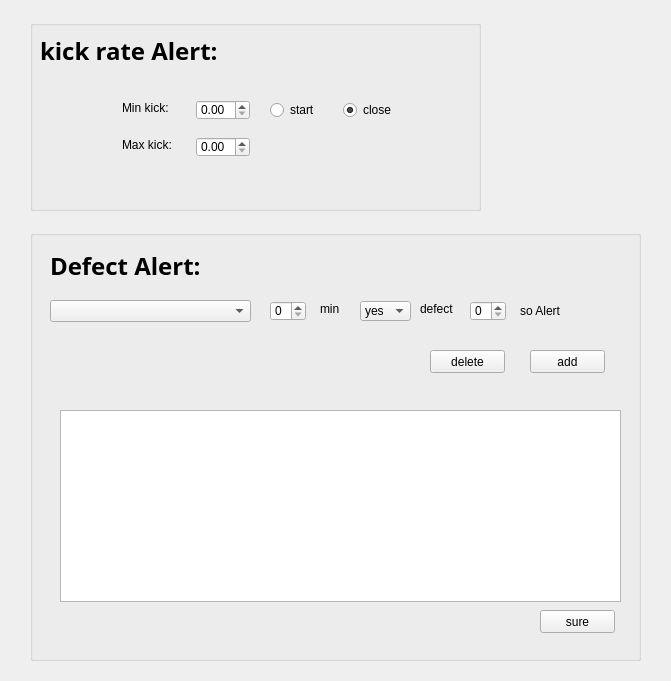
<?xml version="1.0" encoding="UTF-8"?>
<ui version="4.0">
 <class>AletrWindow</class>
 <widget class="QMainWindow" name="AletrWindow">
  <property name="geometry">
   <rect>
    <x>0</x>
    <y>0</y>
    <width>671</width>
    <height>681</height>
   </rect>
  </property>
  <property name="windowTitle">
   <string>MainWindow</string>
  </property>
  <widget class="QWidget" name="centralwidget">
   <widget class="QGroupBox" name="groupBox_2">
    <property name="geometry">
     <rect>
      <x>30</x>
      <y>230</y>
      <width>611</width>
      <height>431</height>
     </rect>
    </property>
    <property name="title">
     <string/>
    </property>
    <widget class="QComboBox" name="comboBox">
     <property name="geometry">
      <rect>
       <x>20</x>
       <y>70</y>
       <width>201</width>
       <height>22</height>
      </rect>
     </property>
    </widget>
    <widget class="QPushButton" name="pushButton_set">
     <property name="geometry">
      <rect>
       <x>500</x>
       <y>120</y>
       <width>75</width>
       <height>23</height>
      </rect>
     </property>
     <property name="text">
      <string>add</string>
     </property>
    </widget>
    <widget class="QLabel" name="label_4">
     <property name="geometry">
      <rect>
       <x>20</x>
       <y>20</y>
       <width>161</width>
       <height>31</height>
      </rect>
     </property>
     <property name="font">
      <font>
       <family>Aharoni</family>
       <pointsize>18</pointsize>
       <weight>75</weight>
       <bold>true</bold>
      </font>
     </property>
     <property name="text">
      <string>Defect Alert:</string>
     </property>
    </widget>
    <widget class="QTableView" name="tableView">
     <property name="geometry">
      <rect>
       <x>30</x>
       <y>180</y>
       <width>561</width>
       <height>192</height>
      </rect>
     </property>
    </widget>
    <widget class="QPushButton" name="pushButton_delete">
     <property name="geometry">
      <rect>
       <x>400</x>
       <y>120</y>
       <width>75</width>
       <height>23</height>
      </rect>
     </property>
     <property name="text">
      <string>delete</string>
     </property>
    </widget>
    <widget class="QPushButton" name="pushButton_Sure">
     <property name="geometry">
      <rect>
       <x>510</x>
       <y>380</y>
       <width>75</width>
       <height>23</height>
      </rect>
     </property>
     <property name="text">
      <string>sure</string>
     </property>
    </widget>
    <widget class="QSpinBox" name="spinBox">
     <property name="geometry">
      <rect>
       <x>240</x>
       <y>71</y>
       <width>36</width>
       <height>20</height>
      </rect>
     </property>
    </widget>
    <widget class="QComboBox" name="comboBox_2">
     <property name="geometry">
      <rect>
       <x>330</x>
       <y>71</y>
       <width>51</width>
       <height>20</height>
      </rect>
     </property>
     <item>
      <property name="text">
       <string>yes</string>
      </property>
     </item>
     <item>
      <property name="text">
       <string>no</string>
      </property>
     </item>
    </widget>
    <widget class="QLabel" name="label_5">
     <property name="geometry">
      <rect>
       <x>290</x>
       <y>71</y>
       <width>41</width>
       <height>16</height>
      </rect>
     </property>
     <property name="text">
      <string>min</string>
     </property>
    </widget>
    <widget class="QLabel" name="label_7">
     <property name="geometry">
      <rect>
       <x>390</x>
       <y>71</y>
       <width>51</width>
       <height>16</height>
      </rect>
     </property>
     <property name="text">
      <string>defect</string>
     </property>
    </widget>
    <widget class="QSpinBox" name="spinBox_2">
     <property name="geometry">
      <rect>
       <x>440</x>
       <y>71</y>
       <width>36</width>
       <height>20</height>
      </rect>
     </property>
    </widget>
    <widget class="QLabel" name="label_6">
     <property name="geometry">
      <rect>
       <x>490</x>
       <y>71</y>
       <width>91</width>
       <height>20</height>
      </rect>
     </property>
     <property name="text">
      <string>so Alert</string>
     </property>
    </widget>
   </widget>
   <widget class="QGroupBox" name="groupBox">
    <property name="geometry">
     <rect>
      <x>30</x>
      <y>20</y>
      <width>451</width>
      <height>191</height>
     </rect>
    </property>
    <property name="title">
     <string/>
    </property>
    <widget class="QLabel" name="label">
     <property name="geometry">
      <rect>
       <x>10</x>
       <y>10</y>
       <width>181</width>
       <height>41</height>
      </rect>
     </property>
     <property name="font">
      <font>
       <family>Aharoni</family>
       <pointsize>18</pointsize>
       <weight>75</weight>
       <bold>true</bold>
      </font>
     </property>
     <property name="text">
      <string>kick rate Alert:</string>
     </property>
    </widget>
    <widget class="QRadioButton" name="radioButton_2">
     <property name="geometry">
      <rect>
       <x>313</x>
       <y>82</y>
       <width>53</width>
       <height>16</height>
      </rect>
     </property>
     <property name="text">
      <string>close</string>
     </property>
     <property name="checked">
      <bool>true</bool>
     </property>
    </widget>
    <widget class="QLabel" name="label_3">
     <property name="geometry">
      <rect>
       <x>92</x>
       <y>80</y>
       <width>71</width>
       <height>16</height>
      </rect>
     </property>
     <property name="text">
      <string>Min kick:</string>
     </property>
    </widget>
    <widget class="QRadioButton" name="radioButton">
     <property name="geometry">
      <rect>
       <x>240</x>
       <y>82</y>
       <width>53</width>
       <height>16</height>
      </rect>
     </property>
     <property name="text">
      <string>start</string>
     </property>
    </widget>
    <widget class="QDoubleSpinBox" name="doubleSpinBox">
     <property name="geometry">
      <rect>
       <x>166</x>
       <y>80</y>
       <width>54</width>
       <height>20</height>
      </rect>
     </property>
    </widget>
    <widget class="QLabel" name="label_2">
     <property name="geometry">
      <rect>
       <x>92</x>
       <y>117</y>
       <width>71</width>
       <height>16</height>
      </rect>
     </property>
     <property name="text">
      <string>Max kick:</string>
     </property>
    </widget>
    <widget class="QDoubleSpinBox" name="doubleSpinBox_2">
     <property name="geometry">
      <rect>
       <x>166</x>
       <y>117</y>
       <width>54</width>
       <height>20</height>
      </rect>
     </property>
    </widget>
   </widget>
  </widget>
 </widget>
 <resources/>
 <connections/>
</ui>
